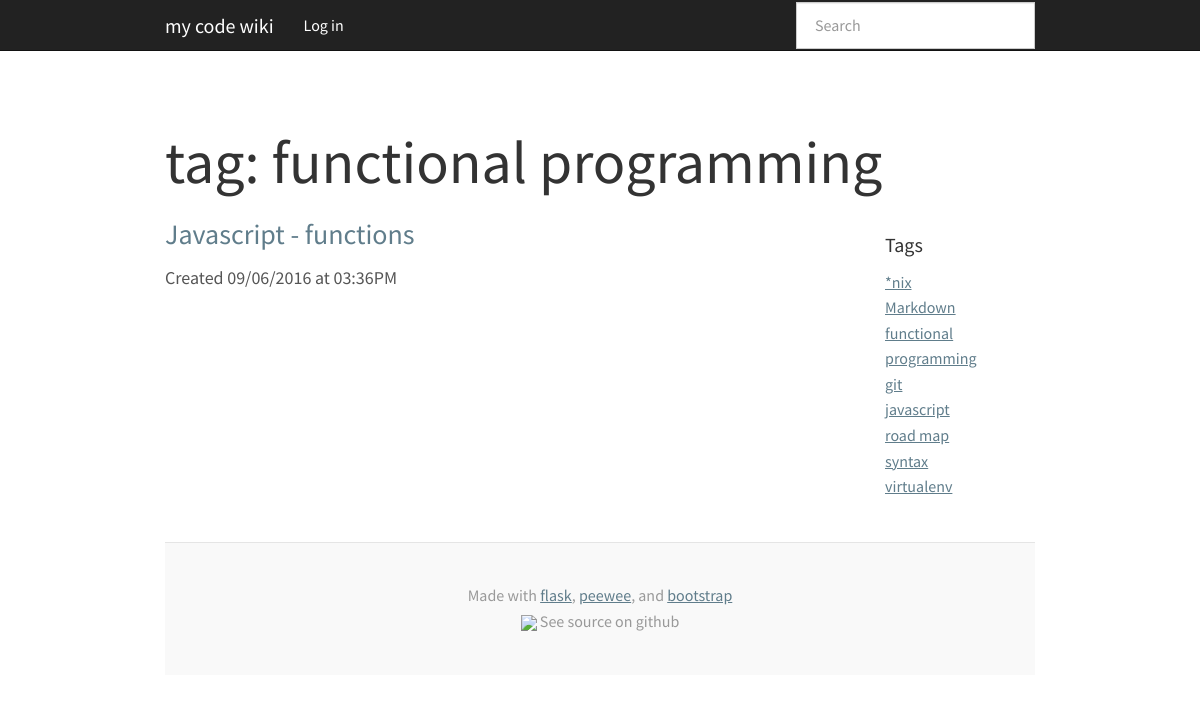
The page /tag/functional programming/ on the database its author committed.
### app.py (models this page shows, shortened)
class Tag(flask_db.Model):
    label = CharField(unique=True)

class Entry(flask_db.Model):
    title = CharField()
    slug = CharField()
    content = TextField()
    published = BooleanField(index=True)
    timestamp = DateTimeField(default=datetime.datetime.now, index=True)

### app.py (the view)
@app.route('/tag/<label>/')
def tag(label):
    query = Entry.select()\
        .join(BlogEntryTags)\
        .join(Tag)\
        .where(Tag.label == label)
    return object_list('tag.html', query, label=label)

### app.py (called while the page is built)
@app.context_processor
def inject_tags():
    return dict(tags=sorted(Tag.select(), key=lambda tag : tag.label))

### templates/tag.html (shortened to what this page needs)
{% extends "base.html" %}
{% block content_title %}tag: {{ label }}{% endblock %}
{% block content %}
    {% for entry in object_list %}
    <h3>
      <a href="{% if entry.published %}{{ url_for('detail', slug=entry.slug) }}{% else %}{{ url_for('edit', slug=entry.slug) }}{% endif %}">
        {{ entry.title }}
      </a>
    </h3>
    <p>Created {{ entry.timestamp.strftime('%m/%d/%Y at %I:%M%p') }}</p>
  {% else %}
    <p>No entries have been created yet.</p>
  {% endfor %}
{% endblock %}

### templates/base.html (shortened to what this page needs)
<!doctype html>
<html>
  <head>
    <link rel=stylesheet type=text/css href="{{ url_for('static', filename='css/hilite.css') }}" />
    <link rel=stylesheet type=text/css href="{{ url_for('static', filename='css/blog.min.css') }}" />
    <link rel=stylesheet type=text/css href="{{ url_for('static', filename='css/bootstrap_blog.css') }}" />
    <link rel="stylesheet" type=text/css href="{{ url_for('static', filename='css/solarized-dark.css') }}">
  </head>
  <body>
    <div class="navbar navbar-default navbar-static-top" role="navigation">
      <div class="container">
        <div class="navbar-header">
          <a class="navbar-brand" href="{{ url_for('index') }}">my code wiki</a>
        </div>
        <div class="navbar-collapse collapse">
          <ul class="nav navbar-nav">
            {% if session.logged_in %}
              <li><a href="{{ url_for('drafts') }}">Drafts</a></li>
              <li><a href="{{ url_for('create') }}">Create Entry</a></li>
              <li><a href="{{ url_for('logout') }}">Log out</a></li>
            {% else %}
              <li><a href="{{ url_for('login') }}">Log in</a></li>
            {% endif %}
          </ul>
          {% block search_bar %}
            <form action="{{ url_for('index') }}" class="navbar-form navbar-right" id="search-form" method="get" role="search">
              <div class="form-group">
                <input class="form-control" name="q" placeholder="Search" type="text" value="{% if search %}{{ search }}{% endif %}">
              </div>
            </form>
          {% endblock %}
        </div>
      </div>
    </div>
    <div class="container">
      <div class="blog-header">
      {% block page_header %}
            <h1 class="blog-title">
              {% block content_title %}{% endblock %}
            </h1>
      {% endblock %}
      </div>
      <div class="row">
        <div class="col-sm-9 blog-main">
          {% block content %}{% endblock %}
        </div>
      <div class="col-sm-2 col-sm-offset-1 blog-sidebar">
        <div class="sidebar-module">
            <h4>Tags</h4>
              {% if tags %}
              <ol class="list-unstyled">
                {% for tag in tags %}
                <li><a href="{{ url_for('tag', label=tag.label) }}">{{ tag.label }}</a></li>
                {% endfor %}
              </ol>
              {% else %}
              <p>No tags found.</p>
              {% endif %}
        </div>
      </div>
      </div>
      <footer class="blog-footer">
        <p>Made with <a href="http://flask.pocoo.org/">flask</a>, <a href="http://docs.peewee-orm.com/en/latest/">peewee</a>, and <a href="http://getbootstrap.com/">bootstrap</a><br/>
        <img class="icon" src="{{ url_for('static', filename='images/github-icon.png') }}"/> See source on github
        </p>
      </footer>
    </div>
  </body>
</html>

### rows shown on the page
Tag: label "functional programming"
Entry: title "Javascript - functions", timestamp "09/06/2016 at 03:36PM"
Tag: label "*nix"
Tag: label "Markdown"
Tag: label "git"
Tag: label "javascript"
Tag: label "road map"
Tag: label "syntax"
Tag: label "virtualenv"
